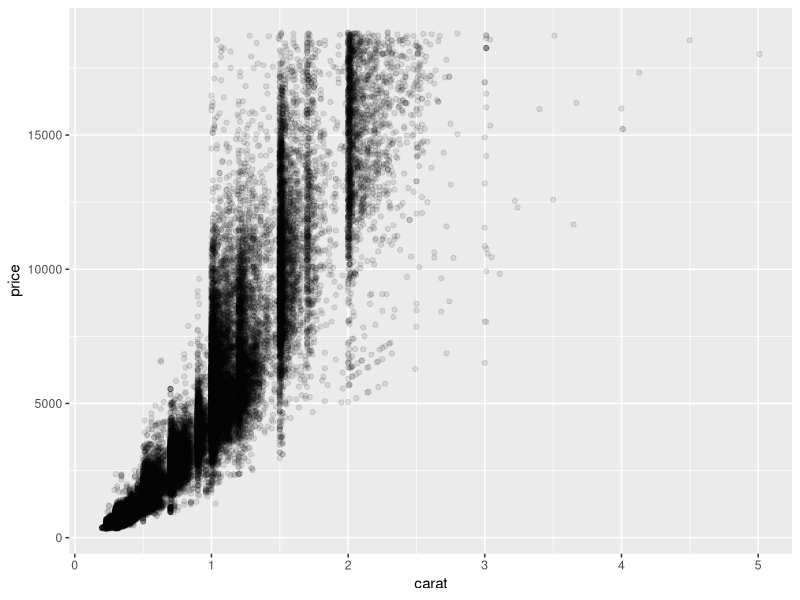
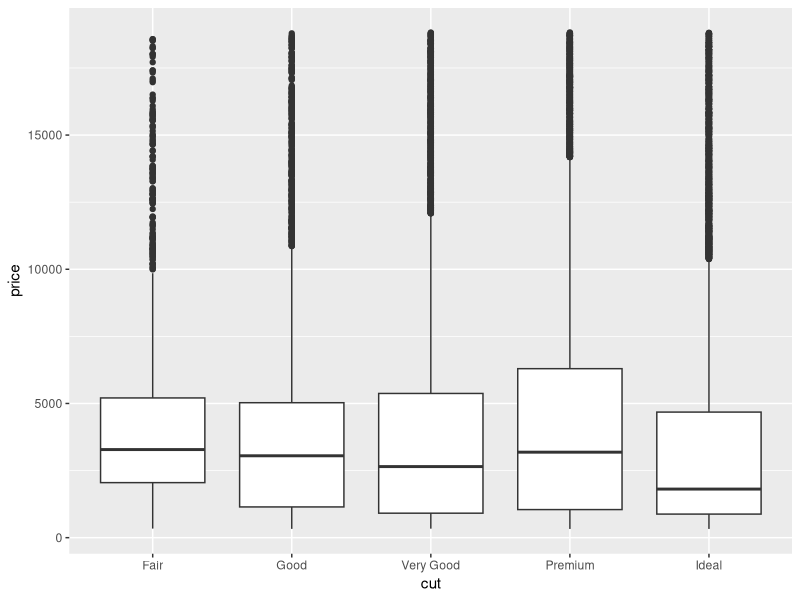
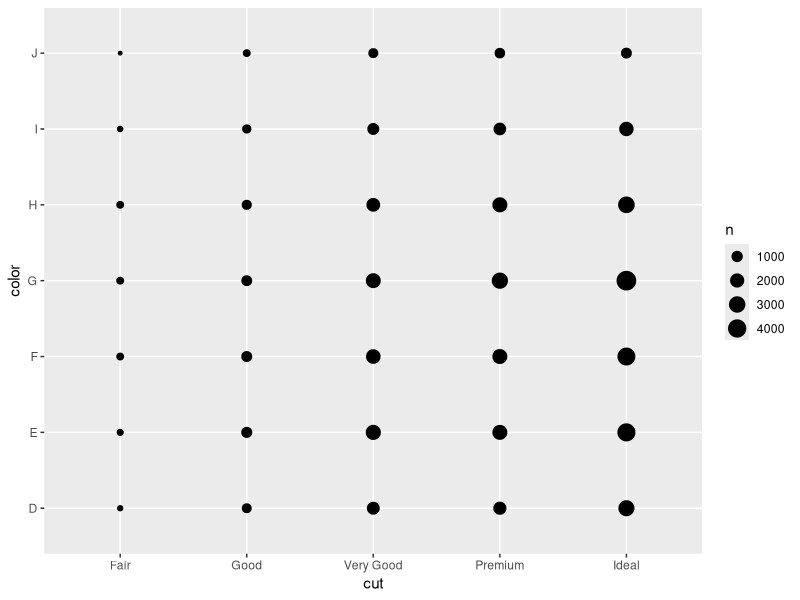
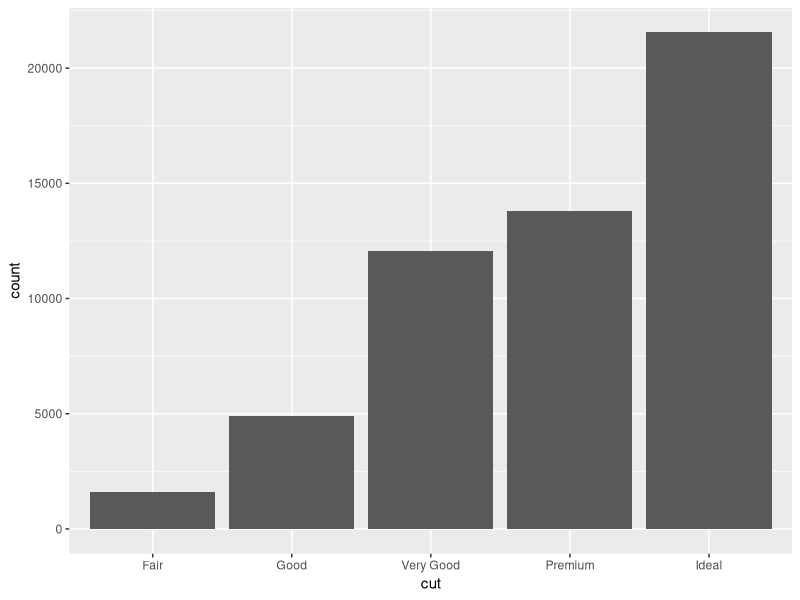
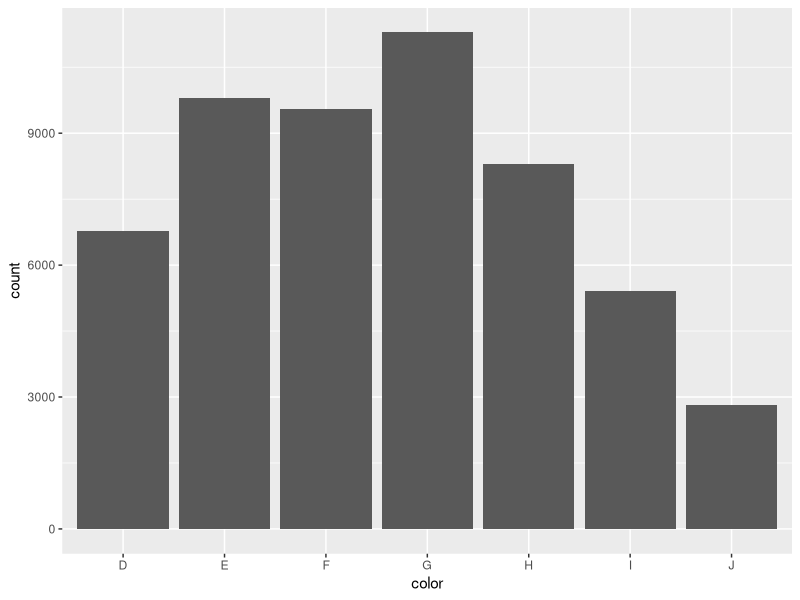
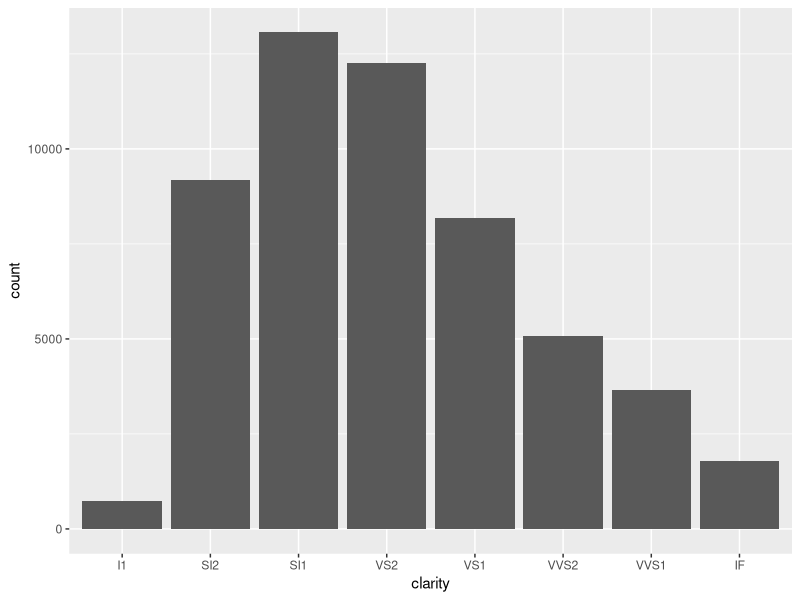
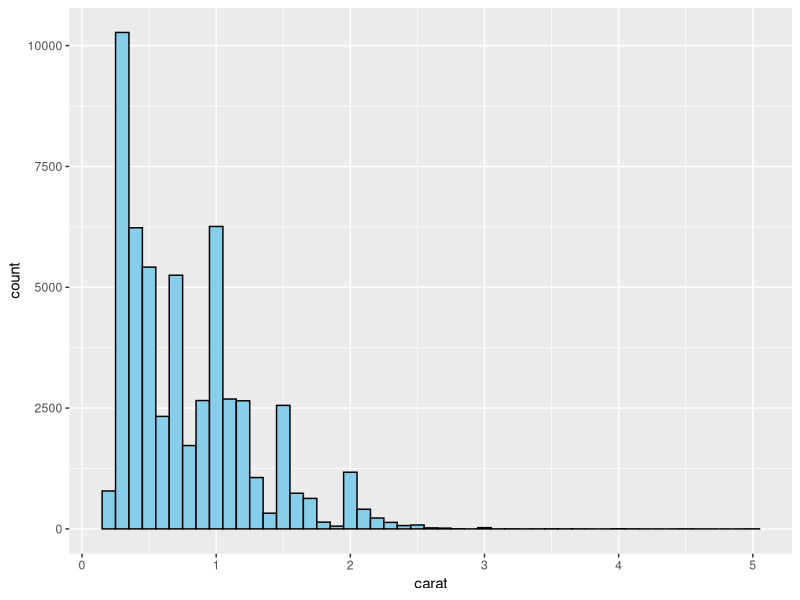
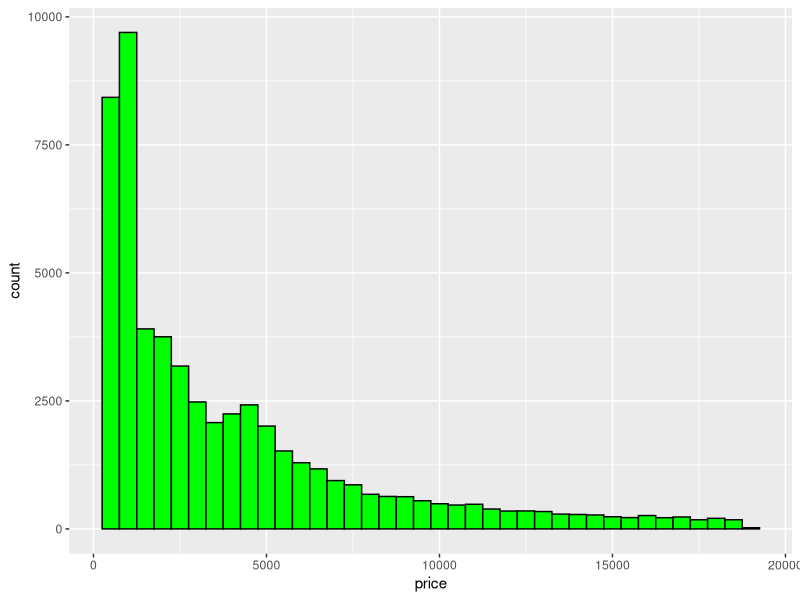

These figures' R source, in order:
# title: "24133064_NguyenThiKieuTrang_LAB4_EDA2"
# date: "2026-05-18"


# Khởi tạo thư viện
library(ggplot2)
library(tidyverse)

# I. Dữ liệu: diamonds

# --- Khởi động dữ liệu ---
View(diamonds)
head(diamonds)

# --- 1. Phân tích dữ liệu ---

## 1. Mô tả cấu trúc dữ liệu
### Số dòng
nrow(diamonds)

### Số cột
ncol(diamonds)

### Kiểu dữ liệu
str(diamonds)

## 2. Phân loại biến thành
categorical_vars <- c("cut", "color", "clarity")
continuous_vars <- c("carat", "price", "x", "y", "z", "depth", "table")

categorical_vars
continuous_vars

## 3. Tính thống kê mô tả
summary(diamonds[, c("price", "carat", "x", "y", "z")])

## 4. Tạo bảng tần suất 
table(diamonds$cut)
table(diamonds$color)
table(diamonds$clarity)

## 5. Đặt ít nhất 6 câu hỏi EDA
### Giá kim cương như thế nào?(variation)
head(diamonds$price, 100)

### Trọng lượng carat tập trung ở khoảng nào?(variation)
head(diamonds$carat, 100)

### Loại cut nào phổ biến?(variation)
head(diamonds$cut)

### Kim cương nặng có giá cao hơn không ?(Covarition)
ggplot(diamonds, aes(x = carat, y = price)) +
  geom_point(alpha = 0.1)

### Chất lượng cut có ảnh hưởng đến giá không?(Covarition)
ggplot(diamonds, aes(x = cut, y = price)) +
  geom_boxplot()

### Nhóm cut thường đi với color nào?(Covarition)
ggplot(diamonds, aes(x = cut, y = color)) +
  geom_count()


# --- 2. Trực quan hóa dữ liệu: Thực hiện các biểu đồ ---

## 1. Bar chart cho cut, color, clarity
ggplot(diamonds, aes(x = cut)) +
  geom_bar()

ggplot(diamonds, aes(x = color)) +
  geom_bar()

ggplot(diamonds, aes(x = clarity)) +
  geom_bar()

## 2. Histogram cho carat và price. 
ggplot(diamonds, aes(x = carat)) +
  geom_histogram(fill = "skyblue", color = "black", binwidth = 0.1)

ggplot(diamonds, aes(x = price)) +
  geom_histogram(fill = "green", color = "black", binwidth = 500)

## 3. Boxplot price theo cut. 
ggplot(diamonds, aes(x = cut, y = price)) +
  geom_boxplot()

## 4. Boxplot price theo clarity.
ggplot(diamonds, aes(x = clarity, y = price)) +
  geom_boxplot()

## 5. Scatterplot giữa carat và price. 
ggplot(diamonds, aes(x = carat, y = price)) +
  geom_point()

## 6. Scatterplot có alpha hoặc geom_bin2d() để xử lý chồng điểm.
ggplot(diamonds, aes(x = carat, y = price)) +
  geom_point(color = "blue", alpha = 0.1)

ggplot(diamonds, aes(x = carat, y = price)) +
  geom_bin2d()

## 7. Heatmap hoặc geom_count() cho quan hệ giữa cut và color
ggplot(diamonds, aes(x = cut, y = color)) +
  geom_count()


# --- 3. Làm sạch dữ liệu ---

## 1. Kiểm tra outlier ở các biến x, y, z. 
summary(diamonds[, c("x", "y", "z")])

ggplot(diamonds, aes(y = x)) +
  geom_boxplot() +
  labs(title = "Boxplot biến x")

ggplot(diamonds, aes(y = y)) +
  geom_boxplot() +
  labs(title = "Boxplot biến y")

ggplot(diamonds, aes(y = z)) +
  geom_boxplot() +
  labs(title = "Boxplot biến z")

## 2. Lọc các quan sát có kích thước bất thường
outlier_size <- diamonds %>%
  filter(x == 0 | y == 0 | z == 0 | y < 3 | y > 20)
nrow(outlier_size)

## 3. Tạo hai phiên bản dữ liệu: 
### Phiên bản loại bỏ outlier; 
diamonds_remove <- diamonds %>%
  filter(!(x == 0 | y == 0 | z == 0 | y < 3 | y > 20))
nrow(diamonds)
nrow(diamonds_remove)

### Phiên bản chuyển outlier thành NA. 
diamonds_na <- diamonds %>%
  mutate(
    x = ifelse(x == 0, NA, x),
    y = ifelse(y == 0 | y < 3 | y > 20, NA, y),
    z = ifelse(z == 0, NA, z)
  )
colSums(is.na(diamonds_na))

## 4. So sánh biểu đồ và thống kê mô tả trước/sau làm sạch.
summary(diamonds[, c("x", "y", "z")])
summary(diamonds_remove[, c("x", "y", "z")])
summary(diamonds_na[, c("x", "y", "z")])

## 5. Giải thích lựa chọn xử lý cuối cùng. 
# (Phần này là nhận xét định tính, được ẩn dưới dạng comment trong file .R)


# --- 4. Câu hỏi ---

## 1. Biến carat có quan hệ như thế nào với price?
ggplot(diamonds, aes(x = carat, y = price)) +
  geom_point() +
  geom_smooth() +
  labs(title = "Mối quan hệ giữa carat và price", x = "Carat", y = "Price")

## 2. Kim cương có cut tốt hơn có luôn đắt hơn không?
ggplot(diamonds, aes(x = cut, y = price)) +
  geom_boxplot() +
  labs(title = "Giá kim cương theo chất lượng Cut", x = "Cut", y = "Price")

## 3. Có outlier nào trong kích thước kim cương không? 
outlier_size

## 4. Outlier ảnh hưởng thế nào đến phân tích? 
# (Phần nhận xét ẩn dạng comment)

## 5. Nếu tư vấn cho cửa hàng, nên chú ý biến nào nhất khi định giá kim cương? 
cor(diamonds_remove$carat, diamonds_remove$price)



# II. Dữ liệu mpg


# --- 1. Phân tích dữ liệu ---
data("mpg")
View(mpg)
head(mpg)

## 1. Mô tả cấu trúc dữ liệu mpg. 
### Số dòng
nrow(mpg)

### Số cột
ncol(mpg)

### Kiểu dữ liệu
str(mpg)

## 2. Phân loại biến: 
### biến phân loại: manufacturer, model, class, drv, fl, trans;
categortical_vars <- c("manufacturer", "model", "class", "drv", "fl", "trans")
categortical_vars

### biến định lượng: displ, year, cyl, cty, hwy.
continous_vars <- c("displ", "year", "cyl", "cty", "hwy")
continous_vars

## 3. Tính thống kê mô tả cho cty, hwy, displ. 
summary(mpg[, c("cty", "hwy", "displ")])

## 4. Tạo bảng tóm tắt hwy theo class. 
mpg %>%
  group_by(class) %>%
  summarise(
    mean_hwy = mean(hwy),
    min_hwy = min(hwy),
    max_hwy = max(hwy)
  )

## 5. Tạo bảng tóm tắt hwy theo drv. 
mpg %>%
  group_by(drv) %>%
  summarise(
    mean_hwy = mean(hwy),
    min_hwy = min(hwy),
    max_hwy = max(hwy)
  )

## 6. Đặt ít nhất 5 câu hỏi EDA.
### 1.Loại xe nào có hwy cao nhất?
ggplot(mpg, aes(x = class, y = hwy)) +
  geom_boxplot() +
  labs(title = "Loại xe có hwy cao nhất", x = "Class", y = "hwy")

### 2.Xe có dung tích động cơ lớn có tiêu hao nhiên liệu nhiều hơn không?
ggplot(mpg, aes(x = displ, y = hwy)) +
  geom_point() +
  geom_smooth() +
  labs(title = "Mối quan hệ giữa dung tích động cơ và tiêu hao năng lượng", x = "Displ", y = "hwy")

### 3.Dẫn động nào tiết kiệm nhiên liệu nhất?
ggplot(mpg, aes(x = drv, y = hwy)) +
  geom_boxplot() +
  labs(title = "Dẫn động tiết kiệm nhiên liệu nhất", x = "drv", y = "hwy")

### 4.Loại xe nào phổ biến nhất?
ggplot(mpg, aes(x = class)) +
  geom_bar() +
  labs(title = "Loại xe phổ biến nhất")

### 5.Có mối quan hệ giữa displ và hwy không?
ggplot(mpg, aes(x = displ, y = hwy)) +
  geom_point() +
  geom_smooth() +
  labs(title = "Mối quan hệ giữa dung tích động cơ và tiêu hao năng lượng", x = "Displ", y = "hwy")
cor(mpg$displ, mpg$hwy)


# --- 2. Trực quan hóa dữ liệu ---

## 1. Bar chart số lượng xe theo class. 
ggplot(mpg, aes(x = class)) +
  geom_bar() +
  labs(title = "Biểu đồ số lượng xe theo Class")

## 2. Boxplot hwy theo class.
ggplot(mpg, aes(x = class, y = hwy)) +
  geom_boxplot() +
  labs(title = "Biểu đồ hwy theo class")

## 3. Boxplot cty theo class. 
ggplot(mpg, aes(x = class, y = cty)) +
  geom_boxplot() +
  labs(title = "Biểu đồ cty theo class")

## 4. Boxplot hwy theo drv.
ggplot(mpg, aes(x = drv, y = hwy)) +
  geom_boxplot() +
  labs(title = "Biểu đồ hwy theo drv")

## 5. Scatterplot giữa displ và hwy. 
ggplot(mpg, aes(x = displ, y = hwy)) +
  geom_point() +
  labs(title = "Biểu đồ phân tán của displ và hwy", x = "displ", y = "hwy")

## 6. Scatterplot giữa displ và cty. 
ggplot(mpg, aes(x = displ, y = cty)) +
  geom_point() +
  labs(title = "Biểu đồ phân tán của displ và cty", x = "displ", y = "cty")

## 7. Scatterplot displ – hwy, tô màu theo class. 
ggplot(mpg, aes(x = displ, y = hwy, color = class)) +
  geom_point() +
  labs(title = "Biểu đồ phân tán của displ và hwy", x = "displ", y = "hwy")

## 8. Facet theo drv hoặc class. 
ggplot(mpg, aes(x = displ, y = hwy)) +
  geom_point() +
  facet_wrap(~drv) +
  labs(title = "Biểu đồ facet theo hệ thống dẫn động(drv)", x = "displ", y = "hwy")


# --- 3. Làm sạch dữ liệu ---

## 1. Kiểm tra missing values trong toàn bộ dữ liệu.
colSums(is.na(mpg))

## 2. Kiểm tra các nhóm class có số lượng quan sát quá nhỏ.
table(mpg$class)

## 3. Kiểm tra giá trị bất thường: hwy > 40; hwy < 15; cty > hwy; displ quá lớn hoặc quá nhỏ. 
outlier <- mpg %>%
  filter(hwy > 40 | hwy < 15 | cty > hwy | displ > 7 | displ < 1)
outlier

## 4. Đề xuất cách xử lý các quan sát bất thường.
# (Nhận xét ẩn dạng comment)

## 5. Giải thích có nên loại bỏ outlier hay giữ lại.
# (Nhận xét ẩn dạng comment)


# --- 4. Câu hỏi ---

## 1. Loại xe nào tiết kiệm nhiên liệu đường cao tốc nhất? 
mpg %>%
  group_by(class) %>%
  summarise(mean_hwy = mean(hwy)) %>%
  arrange(desc(mean_hwy))

## 2. Dung tích động cơ lớn có làm giảm hwy không? 
ggplot(mpg, aes(x = displ, y = hwy)) +
  geom_point() +
  labs(title = "Biểu đồ phân tán của displ và hwy", x = "displ", y = "hwy")

## 3. Xe dẫn động nào có hiệu quả nhiên liệu tốt hơn? 
ggplot(mpg, aes(x = drv, y = hwy)) +
  geom_boxplot() +
  labs(title = "Biểu đồ hwy theo drv")

## 4. Có nhóm xe nào đi ngược xu hướng chung không? 
ggplot(mpg, aes(x = displ, y = hwy, color = class)) +
  geom_point() +
  labs(title = "Biểu đồ phân tán của displ và hwy", x = "displ", y = "hwy")

## 5. Nếu người tiêu dùng ưu tiên tiết kiệm nhiên liệu, nên chọn nhóm xe nào?
# (Nhận xét ẩn dạng comment)



# III. Dữ liệu: starwars


# --- 1. Phân tích dữ liệu ---
data("starwars")

## 1. Mô tả cấu trúc dữ liệu starwars. 
### Số dòng
nrow(starwars)

### Số cột
ncol(starwars)

### Kiểu dữ liệu
str(starwars)

## 2. Xác định biến định lượng: height; mass; birth_year. 
quantitative_vars <- c("height", "mass", "birth_year")
quantitative_vars

## 3. Xác định biến phân loại
categorical3_vars <- c("sex", "gender", "species", "homeworld", "hair_color", "eye_color", "skin_color")
categorical3_vars

## 4. Kiểm tra missing values trong từng biến. 
colSums(is.na(starwars))

starwars %>%
  summarise(
    missing_height = sum(is.na(height)),
    missing_mass = sum(is.na(mass)),
    missing_birth_year = sum(is.na(birth_year)),
    missing_gender = sum(is.na(gender)),
    missing_species = sum(is.na(species))
  )

## 5. Tạo bảng tần suất cho gender, species, hair_color. 
table(starwars$gender)
table(starwars$species)
table(starwars$hair_color)

starwars %>% count(gender, sort = TRUE)
starwars %>% count(species, sort = TRUE)
starwars %>% count(hair_color, sort = TRUE)

## 6. Tính thống kê mô tả cho height và mass. 
summary(starwars[, c("height", "mass")])


# --- 2. Trực quan hóa dữ liệu ---

## 1. Histogram cho height. 
ggplot(starwars, aes(x = height)) +
  geom_histogram() +
  labs(title = "Phân bố chiều cao nhân vật", x = "Chiều cao", y = "Số lượng")

## 2. Histogram cho mass. 
ggplot(starwars, aes(x = mass)) +
  geom_histogram() +
  xlim(0, 200) +
  labs(title = "Phân bố cân nặng nhân vật", x = "Cân nặng", y = "Số lượng")

## 3. Density plot cho height. 
ggplot(starwars, aes(x = height)) +
  geom_density(na.rm = TRUE) +
  labs(title = "Density plot chiều cao", x = "Chiều cao", y = "Mật độ")

## 4. Boxplot cho height.
ggplot(starwars, aes(y = height)) +
  geom_boxplot() +
  labs(title = "Boxplot chiều cao", y = "Chiều cao")

## 5. Boxplot cho mass.
ggplot(starwars, aes(y = mass)) +
  geom_boxplot() +
  ylim(0, 160) +
  labs(title = "Boxplot cân nặng", y = "Cân nặng")

## 6. Bar chart cho gender. 
ggplot(starwars, aes(x = gender)) +
  geom_bar() +
  labs(title = "Số lượng nhân vật theo gender", x = "Gender", y = "Số lượng")

## 7. Bar chart cho species, chỉ giữ nhóm có từ 2 quan sát trở lên. 
species_2 <- starwars %>%
  count(species) %>%
  filter(n >= 2)

ggplot(species_2, aes(x = reorder(species, n), y = n)) +
  geom_col() +
  coord_flip() +
  labs(title = "Số lượng nhân vật theo species từ 2 quan sát trở lên", x = "Species", y = "Số lượng")

## 8. Boxplot height theo gender. 
ggplot(starwars, aes(x = gender, y = height)) +
  geom_boxplot() +
  labs(title = "Chiều cao theo gender", x = "Gender", y = "Chiều cao")

## 9. Faceted histogram của height theo gender. 
ggplot(starwars, aes(x = height)) +
  geom_histogram() +
  facet_wrap(~ gender) +
  labs(title = "Phân bố chiều cao tách theo giới tính", x = "Chiều cao (cm)", y = "Số lượng")

## 10. Scatterplot giữa height và mass. 
ggplot(starwars, aes(x = height, y = mass)) +
  geom_point() +
  ylim(0, 160) +
  labs(title = "Mối quan hệ giữa chiều cao và cân nặng", x = "Chiều cao", y = "Cân nặng")


# --- 3. Làm sạch dữ liệu ---

## 1. Kiểm tra missing values trong height, mass, gender, species.
starwars %>%
  summarise(
    missing_height = sum(is.na(height)),
    missing_mass = sum(is.na(mass)),
    missing_gender = sum(is.na(gender)),
    missing_species = sum(is.na(species))
  )

## 2. Tạo bảng số lượng missing values cho từng biến.
missing_table <- data.frame(
  variable = names(starwars),
  missing_count = colSums(is.na(starwars))
)
missing_table

## 3. Phát hiện outlier trong mass, đặc biệt các quan sát có mass > 500. 
mass_outlier <- starwars %>%
  filter(mass > 500)
mass_outlier

## 4. Vẽ scatterplot height – mass trước và sau khi loại outlier. 
### Trước khi loại outlier
ggplot(starwars, aes(x = height, y = mass)) +
  geom_point() +
  ylim(0, 180) +
  labs(title = "Height và mass trước khi loại outlier", x = "Height", y = "Mass")

### Sau khi loại outlier
starwars_no_outlier <- starwars %>%
  filter(is.na(mass) | mass <= 500)

ggplot(starwars_no_outlier, aes(x = height, y = mass)) +
  geom_point(na.rm = TRUE) +
  labs(title = "Height và mass sau khi loại outlier mass > 500", x = "Height", y = "Mass")

## 5. Gộp nhóm hiếm trong hair_color hoặc species thành "Other". 
starwars_grouped <- starwars %>%
  add_count(hair_color, name = "hair_count") %>%
  mutate(
    hair_color_grouped = ifelse(hair_count < 2 | is.na(hair_color), "Other", hair_color)
  )

## 6. So sánh biểu đồ trước/sau khi gộp nhóm. 
### Trước khi gộp
ggplot(starwars, aes(x = hair_color)) +
  geom_bar() +
  coord_flip() +
  labs(title = "Hair color trước khi gộp nhóm", x = "Hair color", y = "Số lượng")

### Sau khi gộp
ggplot(starwars_grouped, aes(x = hair_color_grouped)) +
  geom_bar() +
  coord_flip() +
  labs(title = "Hair color sau khi gộp nhóm hiếm", x = "Hair color", y = "Số lượng")


# --- 4. Câu hỏi ---

## 1. Chiều cao nhân vật phân phối như thế nào? 
ggplot(starwars, aes(x = height)) +
  geom_histogram() +
  labs(title = "Phân bố chiều cao nhân vật", x = "Chiều cao", y = "Số lượng")

## 2. Cân nặng có bị ảnh hưởng mạnh bởi outlier không?
### Hình 1: Biểu đồ bị ảnh hưởng bởi Outlier (Để thang đo tự nhiên)
p1 <- ggplot(starwars, aes(y = mass)) +
  geom_boxplot() +
  labs(title = "Thang đo bị outlier kéo dãn", y = "Cân nặng gốc (kg)") +
  theme_minimal()
p1

### Hình 2: Biểu đồ sau khi giới hạn trục để nhìn rõ dữ liệu số đông
p2 <- ggplot(starwars, aes(y = mass)) +
  geom_boxplot() +
  ylim(0, 160) + 
  labs(title = "Khi giới hạn trục (Zoom cận cảnh)", y = "Cân nặng phóng to (kg)") +
  theme_minimal()
p2

## 3. Nhóm gender nào chiếm đa số? 
starwars %>%
  count(gender, sort = TRUE)

## 4. Có sự khác biệt chiều cao giữa các nhóm gender không? 
ggplot(starwars, aes(x = height)) +
  geom_histogram() +
  facet_wrap(~ gender) +
  labs(title = "Phân bố chiều cao tách theo giới tính", x = "Chiều cao (cm)", y = "Số lượng")

## 5. Có nên loại bỏ nhân vật có mass quá lớn không? Vì sao? 
# (Nhận xét ẩn dạng comment)
